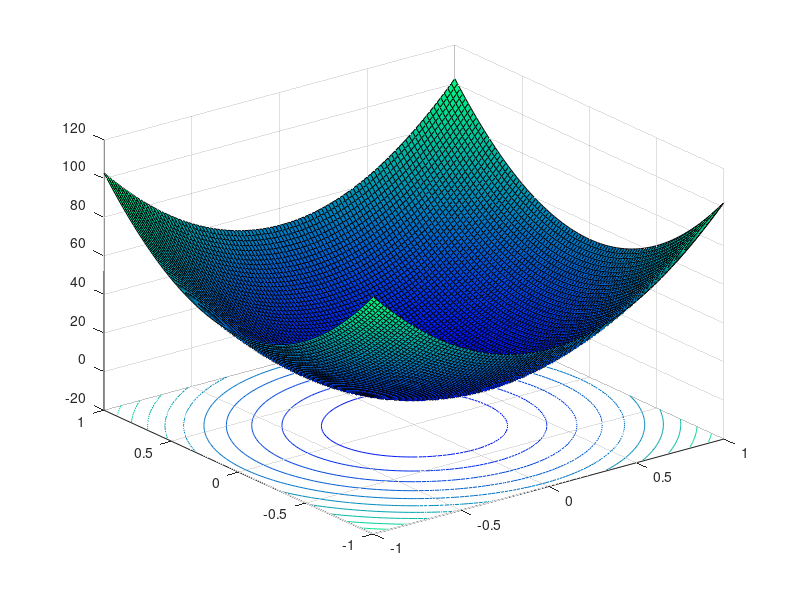

MATLAB code to generate this figure: (Note: this script raises an error after producing the figure.)
clear;clc;close all;
scale=1;
d=0.02;
[Px,Py]=meshgrid(-scale:d:scale,scale:-d:-scale);
[n,m]=size(Px);

%T=300;
%alpha1=-3.456e+05*(T-676);
%alpha11=2.735e+06;
%alpha12=-3.958e+05;
%alpha111=-1.335e+06;
%alpha112=3.302e+06;
%beta1 = 5803
%beta11 = -4.078e+06


T=300;
alpha1=-1.371e+06*(T-676);
alpha11=4.06e+06;
alpha12=-1.369e+06;
alpha111=-7.85e+06;
alpha112=2.686e+06;
Q11=0.0228; Q12=-0.018259;

%======================Scaling==============================
ab=1e7;
alpha1=alpha1/ab;
alpha11=alpha11/ab;
alpha111=alpha111/ab;
alpha112=alpha112/ab;
alpha12=alpha12/ab;


E1=0;
E2=0;

Ex=E1*ones(n);
Ey=E2*ones(n);

GL_alpha1=alpha1*Px.^2+alpha1*Py.^2;
%GL_beta1=beta1*Px.^2+beta1*Py.^2;
GL_alphabar11=alpha11*Px.^4+alpha11*Py.^4;
%GL_beta11=beta11*Px.^5+beta11*Py.^5;
GL_alphabar12=alpha12*Px.^2.*Py.^2;
GL_alpha111=alpha111*Px.^6+alpha111*Py.^6;
GL_alpha112=alpha112*(Px.^4.*Py.^2+Px.^2.*Py.^4);

% 3-fold rotational symmetry term
theta = atan2(Py, Px);
GL_threefold = alpha112 * cos(3 * theta);

e1=0;

G_GL=GL_alpha1+GL_alphabar11+GL_alphabar12+GL_alpha111+GL_alpha112-Ex.*Px + GL_threefold -Ey.*Py-e1*Q11*Px.^2;

figure('Position', [100, 100, 1500, 1080]); % Setting the figure size to 1080p resolution
surfc(Px, Py, G_GL);
colormap(winter(256));
ax = gca;
ax.FontSize = 60;
% Labeling x and y axis based on values
%ax.XTick = [-scale, 0, scale];
%ax.XTickLabel = {'-Px', '0', 'Px'};
%ax.YTick = [-scale, 0, scale];
%ax.YTickLabel = {'-Py', '0', 'Py'};

%xlabel('P_x'), ylabel('P_y'), 
%zlabel('\DeltaG (MJ)')
% Removing x, y, and z axis data labels (tick labels)
ax.XTick = [];
ax.YTick = [];
ax.ZTick = [];
